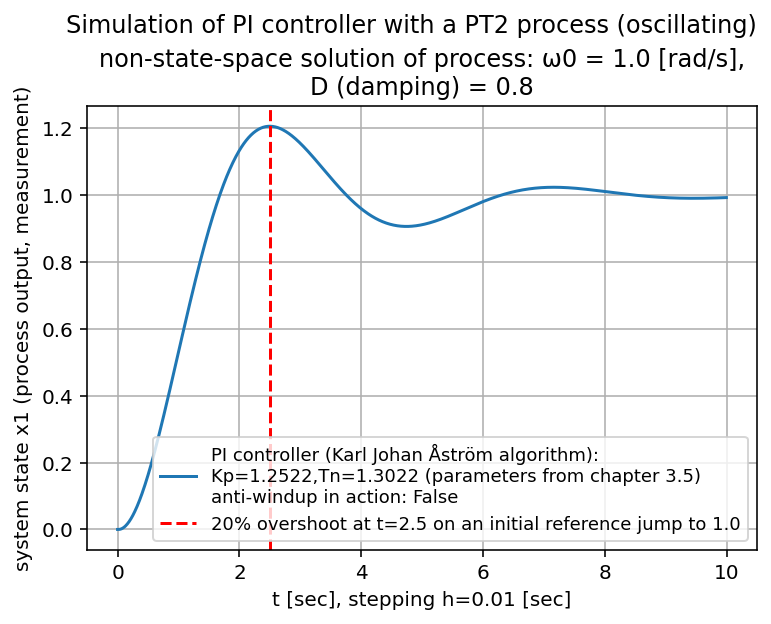

Write the Python code that produced this figure.
# -*- coding: utf-8 -*-
"""
2025-02-23

3.5e_PI-control-loop_with_2nd_order_lag_process_non-state-space.py


Based on programs:
    3.5d_real_PID-control_with_PT1_process_u-bounded_anti-windup.py
    3.5_PI-control-loop_with_2nd_order_lag_process.py


tests: OK!!!


ideas:
    1/ Computer-Simulation von Regelungen - book, 1999, E.-G. Feindt: chapter 3.1...3.5
    2/ implement a non-state-space solution for a later non-state-space PID implementation

"""

import numpy as np
import matplotlib.pyplot as plt
from matplotlib import font_manager


# ini values:
tstart = 0.0
h = 0.01  # delta t

BOUND = False  # True = bounded controller output (for dead time process)
U_MAX = 2.0   # absolute; org 2.0

ANTIWINDUPACTION = False

# PT2 process coefficients from: 3.5_PI-control-loop_with_2nd_order_lag_process.py
b0 = 1.3
a0 = 1.0
a1 = 1.6
# numerator polynomial:   b0
# denominator polynomial: s² + a1*s + a0
#  a1 = 2*D*ω0, a0 = ω0² (natural angular frequency, squared)
#  => ω0 = 1.0/sec, D = 0.8, which is underdamped
omega0 = np.sqrt(a0)
D = a1 / 2.0 / omega0
# PI controller parameters from book:
Kp = 1.2522
Tn = 1.3022


# for real PID control:
Tf = 0.2  # time constant of lowpass filter of 1st order (PT1) [sec]


STEPS = 1000
tstop = STEPS * h + tstart
t = np.arange(tstart,tstop,h)
x1 = np.zeros([STEPS])

u = np.zeros([STEPS])
e = np.zeros([STEPS])
lpf = np.zeros([STEPS])  # low-pass filter of first order for D-term

w_1 = 1.0  # jump of reference value at t = 0

# transient disturbance:
t_dist_start_t = 15.0
t_dist_stop_t  = 17.0
t_dist_start   = t_dist_start_t / h
t_dist_stop    = t_dist_stop_t / h
DIST_VAL = 0.01


SIGMA = 0.0035  # sigma of noisy measurement
x1_noise = 1.0 + np.random.normal(0.0, SIGMA, STEPS)


###############################
#
# PID algorithm from:
# chapter 6 "PID Control" from "Control System Design" by Karl Johan Åström, 2002
# --> page 242 at "Summarizing we find that the PID controller can be approximated by"
#
# b and c are just constants: b for set point weighting
# r(t) = reference signal
# k = Kp
# y(t) = measurement = process variable to be controlled
# D-term: N for Td/N = Tf = time constant of PT1 filter, typically 8..20

x1 = np.zeros([STEPS])  # measurement

I_KJA = np.zeros([STEPS])  # I-term of Karl Johan Åström-PID controller
D_KJA = np.zeros([STEPS])  # D-term of Karl Johan Åström-PID controller
r_KJA = np.zeros([STEPS])  # set point
r_KJA[:] = 1.0
r_KJA[0] = 0.0  # here, set point jump at second point in time
u_KJA = np.zeros([STEPS])  # controller output for monitoring

Kp_KJA = Kp*1.0
# Tv_KJA = Tv*1.0
# Tf  = Tv/N =>
Tf_KJA = Tf*1.0
# N = Tv_KJA/Tf_KJA

# this implementation only has derivative action on the measurement:
# read from page 222:
# "The parameter c is normally zero to avoid large transients in the control
#  signal due to sudden changes in the setpoint."
# => set point weight factor c := 0, also in the active code below:

for k in range(1,STEPS):
    # P-term:
    P_KJA = Kp_KJA * (w_1 - x1[k])
    # D-term with derivative of measurement only:
    # D_KJA[k] = Tv_KJA/(Tv_KJA + Tf)\
    #            * (D_KJA[k-1] - Kp_KJA*N*(x1[k] - x1[k-1]))

    # controller output:
    u_KJA[k] = P_KJA + I_KJA[k]  # + D_KJA[k]

    ANTIWINDUP = False
    if BOUND is True:
        if abs(u_KJA[k]) > U_MAX:
            u_KJA[k] = np.sign(u_KJA[k]) * U_MAX
            ANTIWINDUP = True

    # I-term:
    if k < STEPS-1:
        if ANTIWINDUPACTION is True:
            if ANTIWINDUP is False:
                # control error which goes into the integrator of controller
                control_error = w_1 - x1[k]
            else:
                control_error = 0.0  # no more control error in this case
        else:
            control_error = w_1 - x1[k]

        I_KJA[k+1] = I_KJA[k] + Kp_KJA*h/Tn*control_error

    # process:
    if k < STEPS-1:
        # Euler forward emulation of
        # process transfer function G(s) = b0 / (s**2 + a1*s + a0)
        # ...
        x1[k+1] = h**2.0 * b0 * u_KJA[k-1]\
                  + (2.0 - h*a1) * x1[k]\
                  + (a1*h - a0 * h**2.0 - 1.0) * x1[k-1]
        # x1[k+1] = x1[k+1] * x1_noise[k+1]

        # transient disturbance:
        # if t_dist_start <= k <= t_dist_stop:
            # x1[k+1] += DIST_VAL



plt.suptitle('Simulation of PI controller with a PT2 process (oscillating)', y = 1.04)
plt.title(f'non-state-space solution of process: ω0 = {omega0} [rad/s],\
\nD (damping) = {D}', y = 1.0)

# plt.plot(t,x1, label=f'PID controller (KJ Åström algo):\
# \nKp={Kp_KJA:.2f},Tn={Tn:.2f},Tv={Tv_KJA:.2f},Tf={Tf_KJA:.2f}')

plt.plot(t,x1, label=f'PI controller (Karl Johan Åström algorithm):\
\nKp={Kp_KJA:.4f},Tn={Tn:.4f} (parameters from chapter 3.5)\
\nanti-windup in action: {ANTIWINDUPACTION}')

# if BOUND is True:
    # plt.plot(t,u_KJA, label=f'bounded controller output: -{U_MAX}..+{U_MAX}',\
    # color="red", linestyle='--')
# else:
    # plt.plot(t,u_KJA, label='unbounded controller output',\
    # color="red", linestyle='--')

# plt.plot(t,I_KJA, label='variable for integral part of controller',\
# linestyle=':', color="#1f77b4")  # matplotlib default plot color

plt.xlabel(f't [sec], stepping h={h} [sec]')
plt.ylabel('system state x1 (process output, measurement)')

plt.axvline(2.5, color='r', label =\
f'20% overshoot at t=2.5 on an initial reference jump to {w_1}', ls = '--')

font = font_manager.FontProperties(size=9)
# plt.legend(loc="upper right", prop=font)
plt.legend(prop=font)

plt.grid()
plt.show()


# print("\nmin(D_KJA)=",min(D_KJA))
# print("max(D_KJA)=",max(D_KJA))
print("\nmin(u_KJA)=",min(u_KJA))
print("max(u_KJA)=",max(u_KJA))


# end of 3.5e_PI-control-loop_with_2nd_order_lag_process_non-state-space.py
